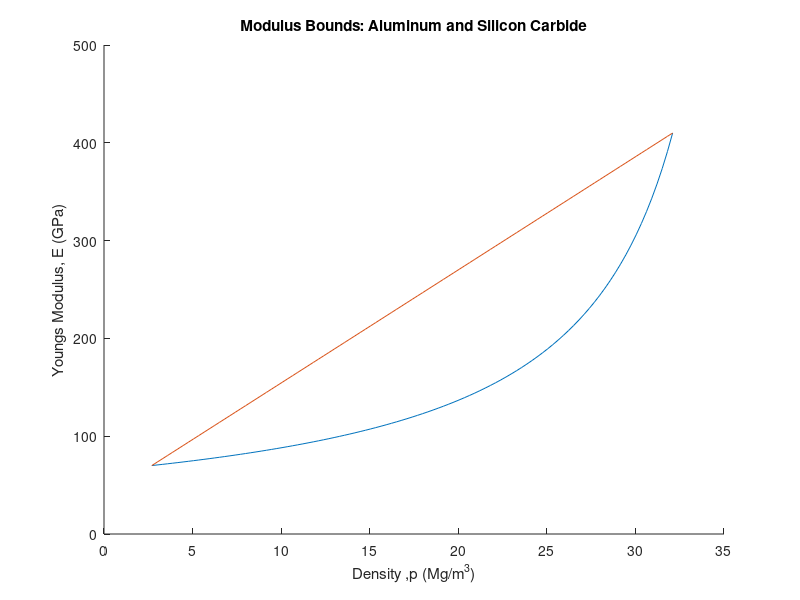

This chart was generated by the following MATLAB code:
%%Aluminium and Silicon Carbide

vf=[0:0.01:1]; %vf=Volume Fraction of reinforcing material
pf=32.1;        %pf=density of reinforcing material 
pm=2.7;        %pm=density of the matrix material
Em=70;         %Em=youngs matrix material
Ef=410;        %Ef=youngs reinforcing material 

%Reuss Bound
Er= (((vf/Ef)+((1-vf)/Em)).^-1);

%Voigt Bound
Ev=(vf*Ef)+((1-vf)*Em);

%Density
p=(vf*pf)+((1-vf)*pm);

%Graph
hold on
plot(p,Er)
plot(p,Ev)
title('Modulus Bounds: Aluminum and Silicon Carbide');
xlabel('Density ,p (Mg/m^3)')
ylabel('Youngs Modulus, E (GPa)')
hold off